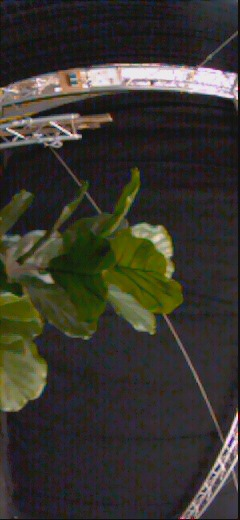
#> input picture green/plant.jpeg, 240 x 520 px, given as the content of the folder black, which was not available
$ python find_thresholds.py
#> lines starting #> are read from the running program, lines starting #| are printed output that depends on the picture; after the words box and inside, x2 and y2 are one past the last pixel; in counts of white or black regions, pixels touching at a corner belong together; pictures that were not available may be replaced by others from this repository, and a replacement may not be noted
#> further down, image is the input picture: shape (520, 240, 3); mean B, G, R 46.1, 53.3, 56.1
import cv2
import numpy as np
import os

def find_color(image, color):
#> called with color = 'black'
    image = image[:, 80:180]
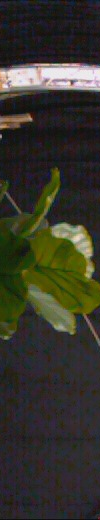
#> image: shape (520, 100, 3); mean of channels 0, 1, 2 42.8, 52.7, 54; drawn as B, G, R
    yuv_image = cv2.cvtColor(image, cv2.COLOR_BGR2YUV)
#> yuv_image: shape (520, 100, 3); mean of channels 0, 1, 2 52, 123.5, 129.8
    if color == "green":
        lower= np.array([0, 0, 0])
        upper = np.array([255, 115, 145])
    elif color == "white":
        lower= np.array([214, 0, 0])
        upper = np.array([255, 255, 255])
    elif color == "black":
        lower= np.array([0, 0, 0])
        upper = np.array([115, 127, 255])
    elif color == "rainbow":
        lower= np.array([0, 0, 0])
        upper = np.array([115, 97, 156])
    mask_yuv = cv2.inRange(yuv_image, lower, upper)
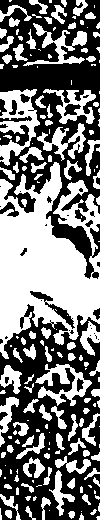
#> mask_yuv: shape (520, 100); 46.8% white; 176 white regions (79 under 20 px), largest, box (x1, y1, x2, y2) and area: (0, 162, 100, 359) 11764, (0, 89, 40, 166) 1435, (35, 364, 92, 406) 954
    result_yuv = cv2.bitwise_and(image, image, mask=mask_yuv)
    result_yuv = cv2.threshold(result_yuv[:, :, 0], 1, 255, cv2.THRESH_BINARY)[1]
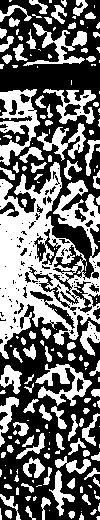
#> result_yuv: shape (520, 100); 43% white; 186 white regions (89 under 20 px), largest, box (x1, y1, x2, y2) and area: (0, 162, 100, 359) 9755, (0, 89, 40, 166) 1431, (35, 364, 92, 406) 954
    result_yuv = cv2.cvtColor(result_yuv, cv2.COLOR_GRAY2RGB)
    count = cv2.countNonZero(mask_yuv)
#> count = 24360
    return result_yuv, count

image_files = os.listdir("black")
count_black = []
for image_file in image_files:
# Load the image
    image_path = os.path.join("black", image_file)
    image = cv2.imread(image_path)
    result_yuv, count = find_color(image,"black")
#> count = 24360
    count_black.append(count)
    cv2.imshow('Original', image)
    cv2.imshow('Result YUV', result_yuv)
    cv2.waitKey(0)

image_files = os.listdir("green")
count_green = []

for image_file in image_files:
# Load the image
    image_path = os.path.join("green", image_file)
    image = cv2.imread(image_path)
    result_yuv, count = find_color(image,"green")
#> call 2 of find_color, with color = 'green'
#> in find_color (call 2), `mask_yuv = cv2.inRange(yuv_image, lower, upper)`: mask_yuv: shape (520, 100); 16.4% white; 23 white regions (21 under 20 px), largest, box (x1, y1, x2, y2) and area: (0, 168, 100, 338) 8387, (0, 181, 9, 200) 80
#> in find_color (call 2), `result_yuv = cv2.threshold(result_yuv[:, :, 0], 1, 255, cv2.THRESH_BIN..`:
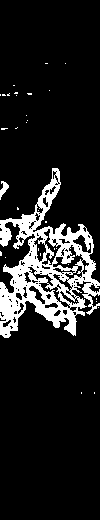
#> result_yuv: shape (520, 100); 12.6% white; 33 white regions (31 under 20 px), largest, box (x1, y1, x2, y2) and area: (0, 168, 100, 338) 6403, (0, 181, 9, 200) 79
#> in find_color (call 2), `count = cv2.countNonZero(mask_yuv)`: count = 8547
#> count = 8547
    count_green.append(count)
    cv2.imshow('Original', image)
    cv2.imshow('Result YUV', result_yuv)
    cv2.waitKey(0)
#> pass 2 of the loop `for image_file in image_files:`:
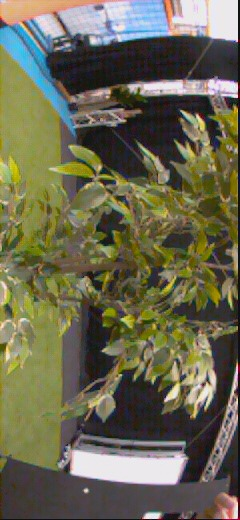
#> input picture green/plant2.jpeg, 240 x 520 px
#> image is the input picture: shape (520, 240, 3); mean B, G, R 81.3, 104.4, 106.9
#> image: shape (520, 100, 3)
#> yuv_image: shape (520, 100, 3); mean of channels 0, 1, 2 92.7, 121.3, 131.4
#> in find_color (call 3), `mask_yuv = cv2.inRange(yuv_image, lower, upper)`:
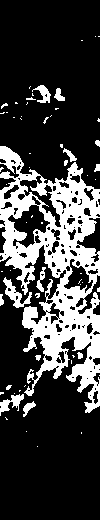
#> mask_yuv: shape (520, 100); 24.9% white; 62 white regions (48 under 20 px), largest, box (x1, y1, x2, y2) and area: (0, 146, 100, 413) 11520, (3, 277, 32, 308) 304, (0, 394, 24, 416) 220
#> in find_color (call 3), `result_yuv = cv2.threshold(result_yuv[:, :, 0], 1, 255, cv2.THRESH_BIN..`:
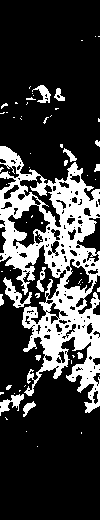
#> result_yuv: shape (520, 100); 24.3% white; 65 white regions (51 under 20 px), largest, box (x1, y1, x2, y2) and area: (0, 146, 100, 413) 11226, (3, 277, 32, 308) 300, (0, 394, 24, 416) 220
#> in find_color (call 3), `count = cv2.countNonZero(mask_yuv)`: count = 12955


image_files = os.listdir("white")
count_white = []

for image_file in image_files:
# Load the image
    image_path = os.path.join("white", image_file)
    image = cv2.imread(image_path)
    result_yuv, count = find_color(image,"white")
#> call 4 of find_color, with color = 'white'
#> in find_color (call 4), `mask_yuv = cv2.inRange(yuv_image, lower, upper)`:
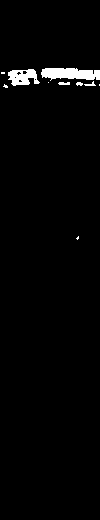
#> mask_yuv: shape (520, 100); 2% white; 10 white regions (5 under 20 px), largest, box (x1, y1, x2, y2) and area: (41, 68, 100, 81) 572, (8, 69, 40, 86) 355, (58, 82, 70, 85) 31, (84, 81, 96, 86) 27, (76, 82, 83, 86) 21
#> in find_color (call 4), `count = cv2.countNonZero(mask_yuv)`: count = 1036
#> count = 1036
    count_white.append(count)
    cv2.imshow('Original', image)
    cv2.imshow('Result YUV', result_yuv)
    cv2.waitKey(0)

image_files = os.listdir("rainbow")
count_rainbow = []

for image_file in image_files:
# Load the image
    image_path = os.path.join("rainbow", image_file)
    image = cv2.imread(image_path)
    result_yuv, count = find_color(image,"rainbow")
#> in find_color (call 5), `mask_yuv = cv2.inRange(yuv_image, lower, upper)`:
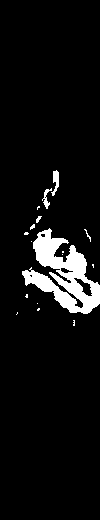
#> mask_yuv: shape (520, 100); 6.3% white; 17 white regions (12 under 20 px), largest, box (x1, y1, x2, y2) and area: (22, 228, 100, 314) 2964, (51, 170, 59, 196) 109, (42, 188, 52, 209) 77, (36, 216, 42, 223) 23, (84, 229, 91, 242) 21
#> in find_color (call 5), `result_yuv = cv2.threshold(result_yuv[:, :, 0], 1, 255, cv2.THRESH_BIN..`:
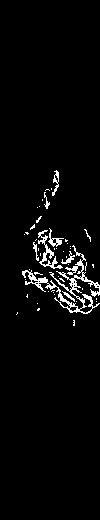
#> result_yuv: shape (520, 100); 3.3% white in thin lines or dots, all inside (x1, y1, x2, y2) = (16, 170, 100, 326)
#> in find_color (call 5), `count = cv2.countNonZero(mask_yuv)`: count = 3273
#> count = 3273
    count_rainbow .append(count)
    cv2.imshow('Original', image)
    cv2.imshow('Result YUV', result_yuv)
    cv2.waitKey(0)

print("Number of black pixels for the black images",count_black)
#| Number of black pixels for the black images [24360]
print("Number of green pixels for the green images",count_green)
#| Number of green pixels for the green images [8547, 12955]
print("Number of white pixels for the white images",count_white)
#| Number of white pixels for the white images [1036]
print("Number of rainbow pixels for the rainbow images",count_rainbow)
#| Number of rainbow pixels for the rainbow images [3273]

print("If there are more pixels than the threshold, drone should turn:")
print("black_threshold =",min(count_black))
#| black_threshold = 24360
print("green_threshold =",min(count_green))
#| green_threshold = 8547
print("white_threshold =",min(count_white))
#| white_threshold = 1036
print("rainbow_threshold =",min(count_rainbow))
#| rainbow_threshold = 3273
